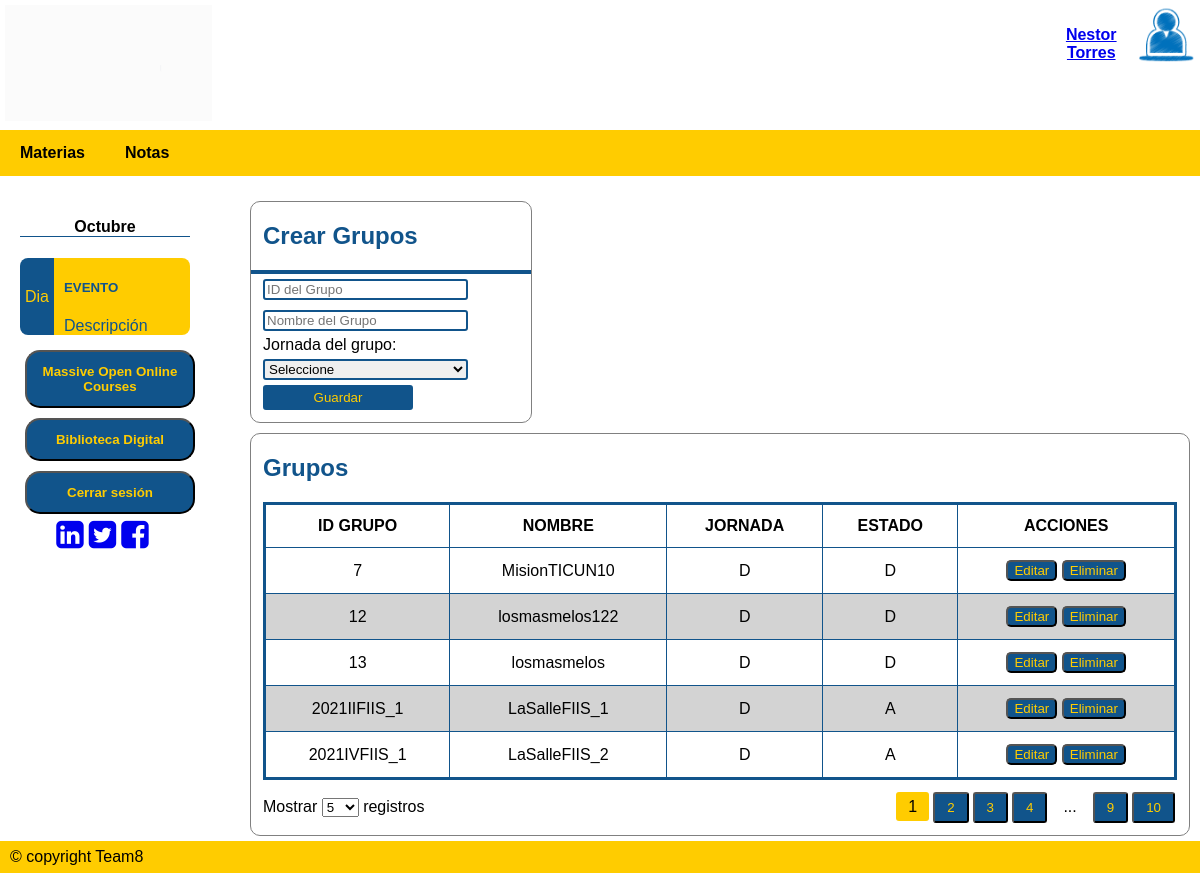
/registroGrup/ (signed in), run on the app's committed database.
### tables this page shows
CREATE TABLE Grupos (GrupoID VARCHAR (100) NOT NULL PRIMARY KEY, GNombre VARCHAR (100) NOT NULL, Jornada CHAR (1) NOT NULL DEFAULT D, GEstado CHAR (1) NOT NULL DEFAULT A);

### APP.py (the view, shortened to what this page needs)
@app.route('/registroGrup/',methods=['GET','POST'])
def registro_grupos():
    if request.method == 'GET':
        if "nom" in session and session['tipoU'] == "1":
            perfnom = session['nom']
            sql = f'SELECT * FROM Grupos'
            resGrupo = seleccion(sql)
            return render_template ('AdminGrupos.html', grupos=resGrupo, nombres= perfnom, data=[('/registroMat/', 'Materias'), ('/ResumenNotas/', 'Notas')])
        else:
            flash("Inicie sesión para utilizar plataforma")
            return render_template ('index.html')

### dB.py (called while the page is built)
def seleccion(sql) -> list:
    try:
        with sqlite3.connect(URL_DB) as con:        # Conectarse a la base de datos con manejador de contextos(Cierra la BD cuando se deje de utilizar)
            cur = con.cursor()                      # Crea un área intermedia para gestión de los contenidos
            res = cur.execute(sql).fetchall()       # Se obtienen los registros devueltos
    except:
        res = None
    return res

### templates/AdminGrupos.html (shortened to what this page needs)
{% extends "plantilla.html" %}
{% block cuerpo %}
<div class="Containermain" style="width: 100%; background-color: white;">
    <div class="aside">
        <div class="event-container">
            <h4 class="mes">Octubre</h4>
            <div class="event">
                <div class="event-left"><p>Dia</p></div>
                <div class="event-right">
                    <h5 style="text-transform: uppercase;">Evento</h5>
                    <div>Descripción</div>
                </div>
            </div>
        </div>
        <a href="https://www.mooc.org/es/" target="_blank"><button><b>Massive Open Online Courses</b></button></a>
        <a href="https://www.wdl.org/es/" target="_blank"><button><b>Biblioteca Digital</b></button></a>
        <a href="/logout/"><button><b>Cerrar sesión</b></button></a>
        <div class="social-container">
            <a href="https://co.linkedin.com/school/universidad-de-la-salle/" target="_blank" style="margin-right: 5px;"> <i class="fa fa-linkedin-square fa-2x"></i></a>
            <a href="https://twitter.com/unisalle?ref_src=twsrc%5Egoogle%7Ctwcamp%5Eserp%7Ctwgr%5Eauthor" target="_blank" style="margin-right: 5px;"> <i class="fa fa-twitter-square fa-2x"></i></a>
            <a href="https://www.facebook.com/U.deLaSalle/" target="_blank" style="margin-right: 5px;"> <i class="fa fa-facebook-square fa-2x"></i></a>
        </div>
    </div>
    <div class="right">
        <div class="marco" style="margin-top: 20px; width: 30%;">
            <h2>Crear Grupos</h2>
            <div class=container-uploadact style="padding-right: 12px; padding-bottom: 12px; padding-left: 12px; border-top: 4px solid rgb(17, 84,139);">
                <form action="/registroGrup/" method="POST" name="registroGrup">
                    <input class="controls" type="text" name="iddegrupo" required autofocus size="40" placeholder="ID del Grupo">
                    <input class="controls" type="text" name="nombre" required size="40" placeholder="Nombre del Grupo"><br/>
                    <label>Jornada del grupo:</label><br/>
                    <select name="Jornada" class="controls" style="border: 2px solid rgb(17, 84,139); border-radius: 3px;">
                            <option value="0">Seleccione</option>
                    </select><br/>
                    <input type="submit" value="Guardar" style="background-color: rgb(17, 84,139); color: rgb(255, 204,0); width: 150px; height: 25px;"><br/>
                </form>
            </div>
        </div>
        <div class="marco" style="margin-top: 10px;">
            <h2>Grupos </h2>
            <div class="datatable-container">
                <div style="padding-left: 12px; padding-right: 12px;">
                    <table class="datatable">
                        <thead>
                            <tr>
                                <th>ID GRUPO</th>
                                <th>NOMBRE</th>
                                <th>JORNADA</th>
                                <th>ESTADO</th>
                                <th>ACCIONES</th>
                            </tr>
                        </thead>
                        <tbody>
                            {%for grupo in grupos%}
                                <tr>
                                    <td>{{ grupo.0 }}</td>
                                    <td>{{ grupo.1 }}</td>
                                    <td>{{ grupo.2 }}</td>
                                    <td>{{ grupo.3 }}</td>
                                    <td>
                                        <a href="/registroGrup/edit/{{ grupo.0 }}/"><button class="btneditar">Editar</button></a>
                                        <button class="btneliminar">Eliminar</button>
                                    </td>
                                </tr>
                            {% endfor %}
                        </tbody>
                    </table>
                </div>
                <div class="footer-tools">
                    <div class="list-items">
                        Mostrar
                        <select name="n-entries" id="n-entries" class="n-entries">
                            <option value="5">5</option>
                        </select>
                        registros
                    </div>
                    <div class="pages">
                        <ul>
                            <li><span class="active">1</span></li>
                            <li><button>2</button></li>
                            <li><button>3</button></li>
                            <li><button>4</button></li>
                            <li><span>...</span></li>
                            <li><button>9</button></li>
                            <li><button>10</button></li>
                        </ul>
                    </div>
                </div>
            </div>
        </div>
    </div>
</div>
{% endblock %}

### static/css/estilo.css (style rules this page uses)
* { box-sizing : border-box; }
body { font-family : Arial, Helvetica, sans-serif; margin : 0; }
.Containermain { display : flex; }
tbody { align-items : center; }

### static/css/estiloadmin.css (style rules this page uses)
table { border-collapse: collapse; border: solid rgb(17, 84,139); }
th, td { padding: 4px 10px; border: solid 1px rgb(17, 84,139); text-align: center; }
button { background-color: rgb(17, 84,139); color: rgb(255, 204,0); border-radius: 5px; }
.aside { padding-top : 20px; padding-left : 20px; padding-right : 50px; list-style : none; display : flex; flex-direction : column; background-color : white; width: 20%; }
.aside button { width : 170px; background-color : rgb(17, 84,139); color : rgb(255, 204,0); text-decoration : none; padding : 12px 15px; text-align : center; margin : 5px; border-radius : 15px; }
.right { width: 80%; padding: 5px 10px; }
input { border-radius : 3px; border : solid 2px rgb(17, 84,139); }

### static/css/estiloinfdeest.css (style rules this page uses)
:root { --primary-color : rgb(255, 204,0); --secondary-color : rgb(17, 84,139); --dt-status-Activa-color : greenyellow; --dt-status-Finalizada-color : lightgrey; --dt-border-radius : 3px; --dt-border : solid 2px rgb(17, 84,139); --dt-padding : 12px; --dt-padding-s : 6px; --dt-padding-xs : 2px; --dt-border-color: var(--primary-color); }
.marco { border : solid 1px grey; border-radius : 10px; }
h2 { color : rgb(17, 84,139); padding-left : var(--dt-padding); }
.datatable-container .footer-tools { padding: var(--dt-padding); display: flex; align-items: baseline; }
.datatable-container .footer-tools .list-items { width: 50%; }
.datatable-container .footer-tools .pages { margin-left: auto; margin-right: 0; width: 50%; }
.datatable-container .footer-tools .pages ul { margin: 0; padding: 0; display: flex; align-items: baseline; justify-content: flex-end; }
.datatable-container .footer-tools .pages ul li { display: inline-block; margin: 0 var(--dt-padding-xs); }
.datatable-container .footer-tools .pages ul li button, .datatable-container .header-tools .tools ul li button { width: 100%; box-sizing: border-box; border-radius: var(--dt-border-radius); }
.datatable-container .footer-tools .pages ul li span.active { background-color: var(--primary-color); border-radius: var(--dt-border-radius) }
.datatable-container .footer-tools .pages ul li button, .datatable-container .footer-tools .pages ul li span, .datatable-container .header-tools .tools ul li button { padding: var(--dt-padding-s) var(--dt-padding); }
.datatable-container .datatable { border-collapse: collapse; width: 100%; }
.datatable-container .datatable, .datatable-container .datatable th, .datatable-container .datatable td { padding: var(--dt-padding) var(--dt-padding); }
.datatable-container .datatable tbody tr:nth-child(even) { background-color: lightgray; }

### static/css/estiloactyretro.css (style rules this page uses)
.event-container { width: 100%; margin: 0 auto; }
.event-container h4.mes { text-align: center; border-bottom: 1px solid rgb(17, 84,139); }
.event-container .event { display: flex; margin: 10px 0; }
.event .event-left { background-color: rgb(17, 84,139); width: 20%; display: flex; align-items: center; justify-content: center; color: rgb(255, 204,0); padding: 3px 10px; text-align: center; border-radius: 8px 0 0 8px; }
.event .event-right { background-color: rgb(255, 204,0); display: flex; width: 80%; color: rgb(17, 84,139); flex-direction: column; justify-content: center; padding: 0 10px; border-radius: 0 8px 8px 0; }
.social-container { display: flex; flex-direction: row; justify-content: center; }
.controls { width: 80%; margin-top: 5px; margin-bottom: 5px; }

### data on the page
Grupos: GrupoID "7", GNombre "MisionTICUN10", Jornada "D", GEstado "D"
Grupos: GrupoID "12", GNombre "losmasmelos122", Jornada "D", GEstado "D"
Grupos: GrupoID "13", GNombre "losmasmelos", Jornada "D", GEstado "D"
Grupos: GrupoID "2021IIFIIS_1", GNombre "LaSalleFIIS_1", Jornada "D", GEstado "A"
Grupos: GrupoID "2021IVFIIS_1", GNombre "LaSalleFIIS_2", Jornada "D", GEstado "A"

### other printed values
{{ nombres }} "Nestor Torres"
{{ opc.1 }} "Materias" "Notas"
